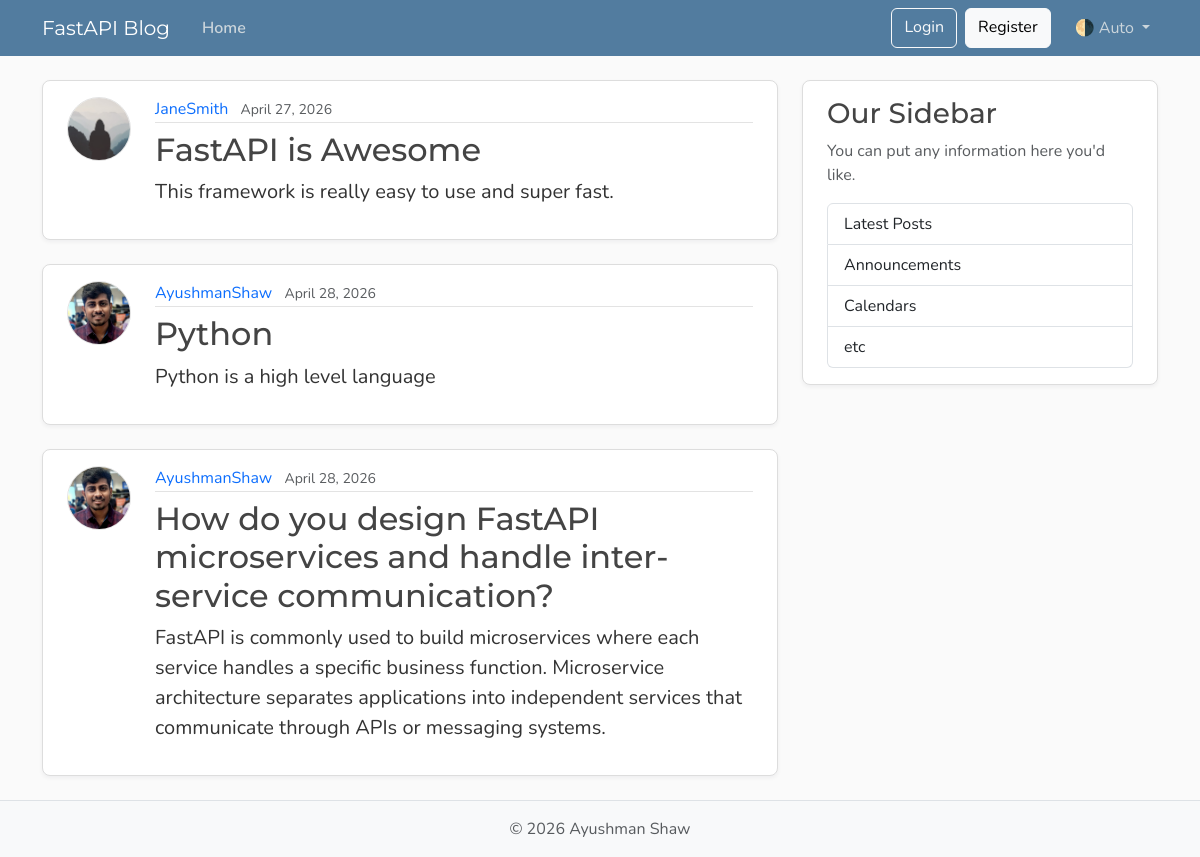
The page /posts on the database its author committed.
### models.py (models this page shows, shortened)
class Post(Base):
    __tablename__ = "posts"
    id : Mapped[int] = mapped_column(Integer, primary_key=True, index=True)
    title : Mapped[str] = mapped_column(String(100), nullable=False)
    content : Mapped[str] = mapped_column(Text, nullable=False)
    user_id : Mapped[int] = mapped_column(ForeignKey("users.id"), nullable=False, index=True)
    date_posted : Mapped[datetime] = mapped_column(DateTime(timezone=True), default=lambda : datetime.now(UTC))
    author : Mapped[User] = relationship(back_populates="posts")

class User(Base):
    __tablename__ = "users"
    id : Mapped[int] = mapped_column(Integer, primary_key=True, index=True)
    username : Mapped[str] = mapped_column(String(20), unique=True, nullable=False)
    email : Mapped[str] = mapped_column(String(30), unique=True, nullable=False)
    image_file : Mapped[str | None] = mapped_column(String(200), nullable=True, default=None)
    posts : Mapped[list[Post]] = relationship(back_populates="author", cascade="all, delete-orphan") # After adding cascade, when a user is deleted his posts are slao deleted

### main.py (the view)
@app.get("/", include_in_schema=False, name = "home")
@app.get("/posts", include_in_schema=False, name = "posts")
def home(request : Request, db : Annotated[Session, Depends(get_db)]):
    result = db.execute(select(models.Post))
    posts = result.scalars().all()
    return templates.TemplateResponse(request, "home.html", {"posts" : posts, "title" : "Home"})

### templates/home.html
{% extends "layout.html" %}
{% block content %}
  {% for post in posts %}
    <article class="content-section py-3 px-4 mb-4">
      <div class="d-flex align-items-start gap-4">
        <img class="rounded-circle article-img flex-shrink-0"
             src="{{ post.author.image_path }}"
             alt="{{ post.author.username }}'s profile picture"
             width="64"
             height="64"
             loading="lazy">
        <div class="flex-grow-1">
          <div class="article-metadata mb-2">
            <a class="me-2" href="{{ url_for('user_posts_page', user_id=post.author.id) }}">{{ post.author.username }}</a>
            <small class="text-body-secondary">{{ post.date_posted.strftime("%B %d, %Y") }}</small>
          </div>
          <h2>
            <a class="article-title" href="{{ url_for('post_page', post_id = post.id) }}">{{ post.title }}</a>
          </h2>
          <p class="article-content">{{ post.content }}</p>
        </div>
      </div>
    </article>
  {% endfor %}
{% endblock content %}

### static/css/main.css (style rules this page uses)
:root { --font-heading: "Montserrat", system-ui, -apple-system, BlinkMacSystemFont, sans-serif; --font-body: "Nunito", system-ui, -apple-system, BlinkMacSystemFont, sans-serif; --color-bg-body: #fafafa; --color-bg-content: #ffffff; --color-text-primary: #333333; --color-text-heading: #444444; --color-steel: #527c9f; --color-nav-link: #cbd5db; --color-nav-link-hover: #ffffff; --color-link-hover: #428bca; --color-border: #dddddd; --color-border-light: #e3e3e3; --spacing-xl: 5rem; --article-img-size: 4rem; --account-img-size: 7.813rem; }
body { font-family: var(--font-body); background: var(--color-bg-body); color: var(--color-text-primary); }
h1, h2, h3, h4, h5, h6 { font-family: var(--font-heading); color: var(--color-text-heading); }
a { text-decoration: none; }
.content-section { background: var(--color-bg-content); border: 1px solid var(--color-border); border-radius: 0.5rem; box-shadow: 0 2px 4px rgba(15, 23, 42, 0.05); transition: box-shadow 0.15s ease, transform 0.15s ease, border-color 0.15s ease; }
.article-title { color: var(--color-text-heading); transition: color 0.2s ease-in-out; }
.article-content { white-space: pre-line; font-size: 1.25rem; }
.article-img { height: var(--article-img-size); width: var(--article-img-size); flex-shrink: 0; object-fit: cover; border: 1px solid var(--color-border-light); box-shadow: 0 0 0 2px var(--color-bg-content); }
.article-metadata { padding-bottom: 0.063rem; border-bottom: 1px solid var(--color-border-light); }
.article-metadata a { transition: color 0.2s ease-in-out; }

### rows shown on the page
Post: shows a picture, author.username "JaneSmith", date_posted "April 27, 2026", title "FastAPI is Awesome", content "This framework is really easy to use and super fast."
Post: author.image_path (picture), author.username "AyushmanShaw", date_posted "April 28, 2026", title "Python", content "Python is a high level language"
Post: author.image_path (picture), author.username "AyushmanShaw", date_posted "April 28, 2026", title "How do you design FastAPI microservices and handle inter-service communication?", content "FastAPI is commonly used to build microservices where each service handles a specific business function. Microservice architecture separates applications into independent services that communicate through APIs or messaging systems."
